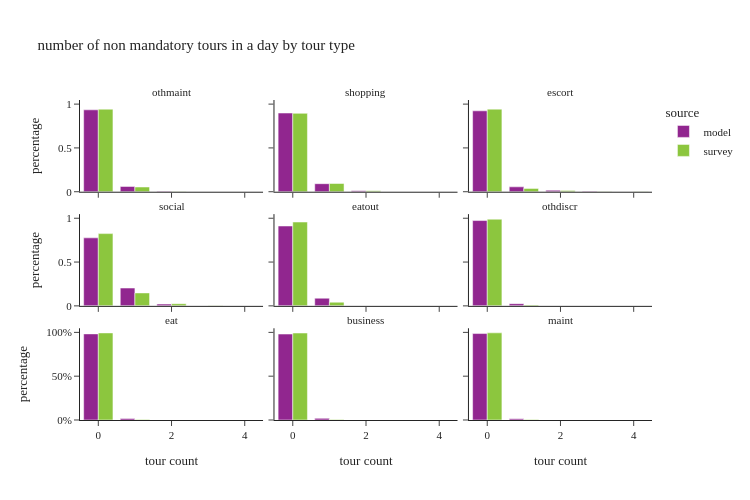

The code cell stored with this chart in its notebook:
### Code cell
def plot_num_nonmand_tourtype(data, title):
    df_plot = pd.DataFrame()

    for type in non_mandatory_types:
        # calculate sample size and percentages
        df = data.groupby(['source', type], observed=True).\
            agg(sample_size=('person_weight', 'size'),
                weighted_sum=('person_weight', 'sum')).reset_index().\
            rename(columns={type: 'tour count'})
        
        df['percentage'] = df.groupby('source', group_keys=False, observed=True)['weighted_sum']. \
            apply(lambda x: x / float(x.sum()))
        df['tour type'] = type

        df_plot = pd.concat([df_plot,df])
     
    fig = px.bar(df_plot, x='tour count', y='percentage', color="source",barmode="group",
                 hover_data=["sample_size"],
                 facet_col='tour type', facet_col_wrap=3, orientation='v',
                 title=title)
    fig.for_each_annotation(lambda a: a.update(text = a.text.split("=")[-1]))
    fig.update_layout(height=500, width=750)
    fig.update_layout(yaxis1=dict(tickformat=".0%"), yaxis2=dict(tickformat=".0%"))

    fig.show()

plot_num_nonmand_tourtype(per_data, "number of non mandatory tours in a day by tour type")

### Figure 1 — Plotly figure (JSON) as saved in the notebook; plotly's stock layout.template omitted (floating-point values rounded to 4 significant figures)
{"data": [{"alignmentgroup": "True", "customdata": [[4070124], [262973], [20920], [1095], [6]], "hovertemplate": "source=model<br>tour type=othmaint<br>tour count=%{x}<br>percentage=%{y}<br>sample_size=%{customdata[0]}<extra></extra>", "legendgroup": "model", "marker": {"color": "#91268F", "pattern": {"shape": ""}}, "name": "model", "offsetgroup": "model", "orientation": "v", "showlegend": true, "textposition": "auto", "type": "bar", "x": [0.0, 1.0, 2.0, 3.0, 4.0], "xaxis": "x7", "y": [0.9346, 0.06038, 0.004804, 0.0002514, 1.378e-06], "yaxis": "y7"}, {"alignmentgroup": "True", "customdata": [[3911372], [399320], [42775], [1649], [2]], "hovertemplate": "source=model<br>tour type=shopping<br>tour count=%{x}<br>percentage=%{y}<br>sample_size=%{customdata[0]}<extra></extra>", "legendgroup": "model", "marker": {"color": "#91268F", "pattern": {"shape": ""}}, "name": "model", "offsetgroup": "model", "orientation": "v", "showlegend": false, "textposition": "auto", "type": "bar", "x": [0.0, 1.0, 2.0, 3.0, 4.0], "xaxis": "x8", "y": [0.8981, 0.09169, 0.009822, 0.0003786, 4.592e-07], "yaxis": "y8"}, {"alignmentgroup": "True", "customdata": [[4021037], [242783], [73312], [17986]], "hovertemplate": "source=model<br>tour type=escort<br>tour count=%{x}<br>percentage=%{y}<br>sample_size=%{customdata[0]}<extra></extra>", "legendgroup": "model", "marker": {"color": "#91268F", "pattern": {"shape": ""}}, "name": "model", "offsetgroup": "model", "orientation": "v", "showlegend": false, "textposition": "auto", "type": "bar", "x": [0.0, 1.0, 2.0, 3.0], "xaxis": "x9", "y": [0.9233, 0.05575, 0.01683, 0.00413], "yaxis": "y9"}, {"alignmentgroup": "True", "customdata": [[3379397], [885538], [86950], [3226], [7]], "hovertemplate": "source=model<br>tour type=social<br>tour count=%{x}<br>percentage=%{y}<br>sample_size=%{customdata[0]}<extra></extra>", "legendgroup": "model", "marker": {"color": "#91268F", "pattern": {"shape": ""}}, "name": "model", "offsetgroup": "model", "orientation": "v", "showlegend": false, "textposition": "auto", "type": "bar", "x": [0.0, 1.0, 2.0, 3.0, 4.0], "xaxis": "x4", "y": [0.776, 0.2033, 0.01997, 0.0007407, 1.607e-06], "yaxis": "y4"}, {"alignmentgroup": "True", "customdata": [[3969370], [380645], [5059], [44]], "hovertemplate": "source=model<br>tour type=eatout<br>tour count=%{x}<br>percentage=%{y}<br>sample_size=%{customdata[0]}<extra></extra>", "legendgroup": "model", "marker": {"color": "#91268F", "pattern": {"shape": ""}}, "name": "model", "offsetgroup": "model", "orientation": "v", "showlegend": false, "textposition": "auto", "type": "bar", "x": [0.0, 1.0, 2.0, 3.0], "xaxis": "x5", "y": [0.9114, 0.0874, 0.001162, 1.01e-05], "yaxis": "y5"}, {"alignmentgroup": "True", "customdata": [[4240489], [108326], [5960], [343]], "hovertemplate": "source=model<br>tour type=othdiscr<br>tour count=%{x}<br>percentage=%{y}<br>sample_size=%{customdata[0]}<extra></extra>", "legendgroup": "model", "marker": {"color": "#91268F", "pattern": {"shape": ""}}, "name": "model", "offsetgroup": "model", "orientation": "v", "showlegend": false, "textposition": "auto", "type": "bar", "x": [0.0, 1.0, 2.0, 3.0], "xaxis": "x6", "y": [0.9737, 0.02487, 0.001369, 7.876e-05], "yaxis": "y6"}, {"alignmentgroup": "True", "customdata": [[4280632], [74485], [1]], "hovertemplate": "source=model<br>tour type=eat<br>tour count=%{x}<br>percentage=%{y}<br>sample_size=%{customdata[0]}<extra></extra>", "legendgroup": "model", "marker": {"color": "#91268F", "pattern": {"shape": ""}}, "name": "model", "offsetgroup": "model", "orientation": "v", "showlegend": false, "textposition": "auto", "type": "bar", "x": [0.0, 1.0, 2.0], "xaxis": "x", "y": [0.9829, 0.0171, 2.296e-07], "yaxis": "y"}, {"alignmentgroup": "True", "customdata": [[4271502], [81045], [2566], [5]], "hovertemplate": "source=model<br>tour type=business<br>tour count=%{x}<br>percentage=%{y}<br>sample_size=%{customdata[0]}<extra></extra>", "legendgroup": "model", "marker": {"color": "#91268F", "pattern": {"shape": ""}}, "name": "model", "offsetgroup": "model", "orientation": "v", "showlegend": false, "textposition": "auto", "type": "bar", "x": [0.0, 1.0, 2.0, 3.0], "xaxis": "x2", "y": [0.9808, 0.01861, 0.0005892, 1.148e-06], "yaxis": "y2"}, {"alignmentgroup": "True", "customdata": [[4296426], [58686], [6]], "hovertemplate": "source=model<br>tour type=maint<br>tour count=%{x}<br>percentage=%{y}<br>sample_size=%{customdata[0]}<extra></extra>", "legendgroup": "model", "marker": {"color": "#91268F", "pattern": {"shape": ""}}, "name": "model", "offsetgroup": "model", "orientation": "v", "showlegend": false, "textposition": "auto", "type": "bar", "x": [0.0, 1.0, 2.0], "xaxis": "x3", "y": [0.9865, 0.01348, 1.378e-06], "yaxis": "y3"}, {"alignmentgroup": "True", "customdata": [[6884], [485], [35]], "hovertemplate": "source=survey<br>tour type=othmaint<br>tour count=%{x}<br>percentage=%{y}<br>sample_size=%{customdata[0]}<extra></extra>", "legendgroup": "survey", "marker": {"color": "#8CC63E", "pattern": {"shape": ""}}, "name": "survey", "offsetgroup": "survey", "orientation": "v", "showlegend": true, "textposition": "auto", "type": "bar", "x": [0.0, 1.0, 2.0], "xaxis": "x7", "y": [0.9422, 0.0539, 0.003925], "yaxis": "y7"}, {"alignmentgroup": "True", "customdata": [[6559], [789], [56]], "hovertemplate": "source=survey<br>tour type=shopping<br>tour count=%{x}<br>percentage=%{y}<br>sample_size=%{customdata[0]}<extra></extra>", "legendgroup": "survey", "marker": {"color": "#8CC63E", "pattern": {"shape": ""}}, "name": "survey", "offsetgroup": "survey", "orientation": "v", "showlegend": false, "textposition": "auto", "type": "bar", "x": [0.0, 1.0, 2.0], "xaxis": "x8", "y": [0.8948, 0.09382, 0.01136], "yaxis": "y8"}, {"alignmentgroup": "True", "customdata": [[7028], [276], [89], [8], [3]], "hovertemplate": "source=survey<br>tour type=escort<br>tour count=%{x}<br>percentage=%{y}<br>sample_size=%{customdata[0]}<extra></extra>", "legendgroup": "survey", "marker": {"color": "#8CC63E", "pattern": {"shape": ""}}, "name": "survey", "offsetgroup": "survey", "orientation": "v", "showlegend": false, "textposition": "auto", "type": "bar", "x": [0.0, 1.0, 2.0, 3.0, 4.0], "xaxis": "x9", "y": [0.9426, 0.03818, 0.01494, 0.00188, 0.002437], "yaxis": "y9"}, {"alignmentgroup": "True", "customdata": [[6025], [1160], [189], [30]], "hovertemplate": "source=survey<br>tour type=social<br>tour count=%{x}<br>percentage=%{y}<br>sample_size=%{customdata[0]}<extra></extra>", "legendgroup": "survey", "marker": {"color": "#8CC63E", "pattern": {"shape": ""}}, "name": "survey", "offsetgroup": "survey", "orientation": "v", "showlegend": false, "textposition": "auto", "type": "bar", "x": [0.0, 1.0, 2.0, 3.0], "xaxis": "x4", "y": [0.8244, 0.1477, 0.02467, 0.00317], "yaxis": "y4"}, {"alignmentgroup": "True", "customdata": [[6989], [397], [18]], "hovertemplate": "source=survey<br>tour type=eatout<br>tour count=%{x}<br>percentage=%{y}<br>sample_size=%{customdata[0]}<extra></extra>", "legendgroup": "survey", "marker": {"color": "#8CC63E", "pattern": {"shape": ""}}, "name": "survey", "offsetgroup": "survey", "orientation": "v", "showlegend": false, "textposition": "auto", "type": "bar", "x": [0.0, 1.0, 2.0], "xaxis": "x5", "y": [0.9566, 0.04195, 0.001426], "yaxis": "y5"}, {"alignmentgroup": "True", "customdata": [[7296], [105], [2], [1]], "hovertemplate": "source=survey<br>tour type=othdiscr<br>tour count=%{x}<br>percentage=%{y}<br>sample_size=%{customdata[0]}<extra></extra>", "legendgroup": "survey", "marker": {"color": "#8CC63E", "pattern": {"shape": ""}}, "name": "survey", "offsetgroup": "survey", "orientation": "v", "showlegend": false, "textposition": "auto", "type": "bar", "x": [0.0, 1.0, 2.0, 3.0], "xaxis": "x6", "y": [0.9892, 0.01061, 4.643e-05, 0.0001615], "yaxis": "y6"}, {"alignmentgroup": "True", "customdata": [[7327], [77]], "hovertemplate": "source=survey<br>tour type=eat<br>tour count=%{x}<br>percentage=%{y}<br>sample_size=%{customdata[0]}<extra></extra>", "legendgroup": "survey", "marker": {"color": "#8CC63E", "pattern": {"shape": ""}}, "name": "survey", "offsetgroup": "survey", "orientation": "v", "showlegend": false, "textposition": "auto", "type": "bar", "x": [0.0, 1.0], "xaxis": "x", "y": [0.9936, 0.006447], "yaxis": "y"}, {"alignmentgroup": "True", "customdata": [[7361], [41], [2]], "hovertemplate": "source=survey<br>tour type=business<br>tour count=%{x}<br>percentage=%{y}<br>sample_size=%{customdata[0]}<extra></extra>", "legendgroup": "survey", "marker": {"color": "#8CC63E", "pattern": {"shape": ""}}, "name": "survey", "offsetgroup": "survey", "orientation": "v", "showlegend": false, "textposition": "auto", "type": "bar", "x": [0.0, 1.0, 2.0], "xaxis": "x2", "y": [0.9927, 0.006099, 0.001166], "yaxis": "y2"}, {"alignmentgroup": "True", "customdata": [[7361], [43]], "hovertemplate": "source=survey<br>tour type=maint<br>tour count=%{x}<br>percentage=%{y}<br>sample_size=%{customdata[0]}<extra></extra>", "legendgroup": "survey", "marker": {"color": "#8CC63E", "pattern": {"shape": ""}}, "name": "survey", "offsetgroup": "survey", "orientation": "v", "showlegend": false, "textposition": "auto", "type": "bar", "x": [0.0, 1.0], "xaxis": "x3", "y": [0.9946, 0.005449], "yaxis": "y3"}], "layout": {"annotations": [{"font": {}, "showarrow": false, "text": "eat", "x": 0.16, "xanchor": "center", "xref": "paper", "y": 0.2867, "yanchor": "bottom", "yref": "paper"}, {"font": {}, "showarrow": false, "text": "business", "x": 0.5, "xanchor": "center", "xref": "paper", "y": 0.2867, "yanchor": "bottom", "yref": "paper"}, {"font": {}, "showarrow": false, "text": "maint", "x": 0.84, "xanchor": "center", "xref": "paper", "y": 0.2867, "yanchor": "bottom", "yref": "paper"}, {"font": {}, "showarrow": false, "text": "social", "x": 0.16, "xanchor": "center", "xref": "paper", "y": 0.6433, "yanchor": "bottom", "yref": "paper"}, {"font": {}, "showarrow": false, "text": "eatout", "x": 0.5, "xanchor": "center", "xref": "paper", "y": 0.6433, "yanchor": "bottom", "yref": "paper"}, {"font": {}, "showarrow": false, "text": "othdiscr", "x": 0.84, "xanchor": "center", "xref": "paper", "y": 0.6433, "yanchor": "bottom", "yref": "paper"}, {"font": {}, "showarrow": false, "text": "othmaint", "x": 0.16, "xanchor": "center", "xref": "paper", "y": 1.0, "yanchor": "bottom", "yref": "paper"}, {"font": {}, "showarrow": false, "text": "shopping", "x": 0.5, "xanchor": "center", "xref": "paper", "y": 1.0, "yanchor": "bottom", "yref": "paper"}, {"font": {}, "showarrow": false, "text": "escort", "x": 0.84, "xanchor": "center", "xref": "paper", "y": 1.0, "yanchor": "bottom", "yref": "paper"}], "barmode": "group", "height": 500, "legend": {"title": {"text": "source"}, "tracegroupgap": 0}, "title": {"text": "number of non mandatory tours in a day by tour type"}, "width": 750, "xaxis": {"anchor": "y", "domain": [0.0, 0.32], "title": {"text": "tour count"}}, "xaxis2": {"anchor": "y2", "domain": [0.34, 0.66], "matches": "x", "title": {"text": "tour count"}}, "xaxis3": {"anchor": "y3", "domain": [0.68, 1.0], "matches": "x", "title": {"text": "tour count"}}, "xaxis4": {"anchor": "y4", "domain": [0.0, 0.32], "matches": "x", "showticklabels": false}, "xaxis5": {"anchor": "y5", "domain": [0.34, 0.66], "matches": "x", "showticklabels": false}, "xaxis6": {"anchor": "y6", "domain": [0.68, 1.0], "matches": "x", "showticklabels": false}, "xaxis7": {"anchor": "y7", "domain": [0.0, 0.32], "matches": "x", "showticklabels": false}, "xaxis8": {"anchor": "y8", "domain": [0.34, 0.66], "matches": "x", "showticklabels": false}, "xaxis9": {"anchor": "y9", "domain": [0.68, 1.0], "matches": "x", "showticklabels": false}, "yaxis": {"anchor": "x", "domain": [0.0, 0.2867], "tickformat": ".0%", "title": {"text": "percentage"}}, "yaxis2": {"anchor": "x2", "domain": [0.0, 0.2867], "matches": "y", "showticklabels": false, "tickformat": ".0%"}, "yaxis3": {"anchor": "x3", "domain": [0.0, 0.2867], "matches": "y", "showticklabels": false}, "yaxis4": {"anchor": "x4", "domain": [0.3567, 0.6433], "matches": "y", "title": {"text": "percentage"}}, "yaxis5": {"anchor": "x5", "domain": [0.3567, 0.6433], "matches": "y", "showticklabels": false}, "yaxis6": {"anchor": "x6", "domain": [0.3567, 0.6433], "matches": "y", "showticklabels": false}, "yaxis7": {"anchor": "x7", "domain": [0.7133, 1.0], "matches": "y", "title": {"text": "percentage"}}, "yaxis8": {"anchor": "x8", "domain": [0.7133, 1.0], "matches": "y", "showticklabels": false}, "yaxis9": {"anchor": "x9", "domain": [0.7133, 1.0], "matches": "y", "showticklabels": false}}}
